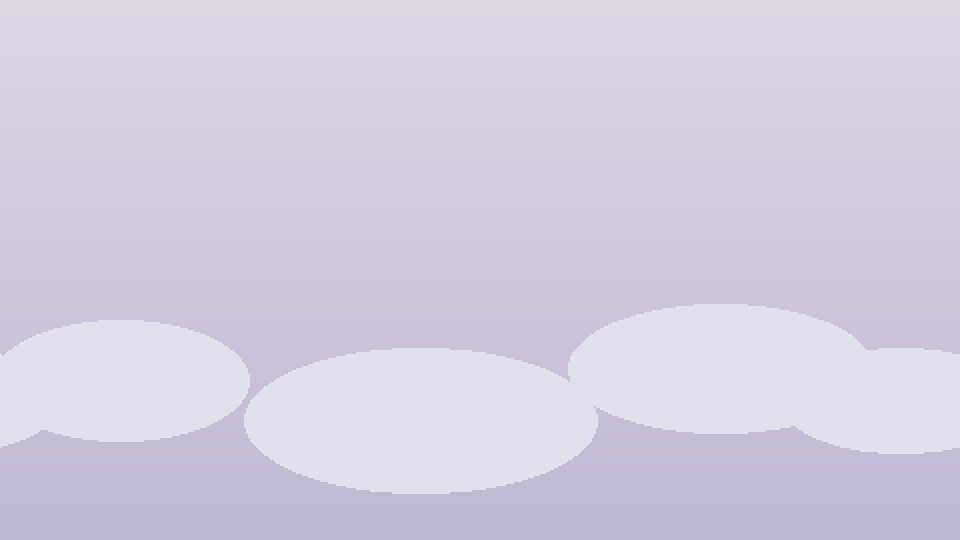
#> input picture assets/bg_sky.png, 960 x 540 px, given in place of Floor Tiles1.png, which was not available
$ python pack_gandalf.py ../assets/bg_sky.png ../assets/bg_trees_far.png
#> lines starting #> are read from the running program, lines starting #| are printed output that depends on the picture; pictures that were not available may be replaced by others from this repository, and a replacement may not be noted
#> in tiles, returned value is the input picture: PIL image 960x540 RGBA; mean R, G, B, A 209.7, 203.7, 222.5, 241.4
#> in build_parallax, `img = Image.new("RGBA", (w, h), (0, 0, 0, 0))`: img: PIL image 1024x346 RGBA; every value is 0
#!/usr/bin/env python3
"""Builds the outdoor chapters' terrain and parallax from the GandalfHardcore
FREE Platformer Assets pack, and cuts its decor sheets into the props the game
places to make the world look lived in.

The pack ships three seasons of everything, which lines up with the game:
    autumn -> chapter 1, The Autumn Wood
    winter -> chapter 4, The Frozen Peak

Usage:
    python3 tools/pack_gandalf.py "<path to the GandalfHardcore folder>"
"""

import os
import sys

from PIL import Image

OUT = os.path.join(os.path.dirname(__file__), "..", "assets")

GAME_W, GAME_H = 960, 540
GROUND_Y = 412        # must match src/levels.js
GROUND_TILE = 64      # one ground sprite on screen
TILE = 32             # the pack's tile grid

BG_SCALE = 1.6        # lands the pack's treeline just above the ground line

# Rows 0-5 of Floor Tiles1 are the green set, 6-11 autumn, 12-17 winter.
SEASON_ROW = {"green": 0, "autumn": 6, "winter": 12}

# Which parallax layers the game's three are made of, back to front. Layer 5 is
# the sky, 4 the far mountains, 3 and 2 the mid treeline, 1 the near pines.
BG_GROUPS = {"sky": [5, 4], "far": [3, 2], "near": [1]}


def save(img, name):
    img.save(os.path.join(OUT, name))
    print(f"wrote {name} {img.size}")


# ------------------------------------------------------------------ parallax
def bg_layer(src, season_dir, n):
#> called with src = '../assets/bg_sky.png', season_dir = 'Autumn BG', n = 5
    path = os.path.join(src, "GandalfHardcore Background layers", season_dir,
                        f"GandalfHardcore Background layers_layer {n}.png")
    return Image.open(path).convert("RGBA")
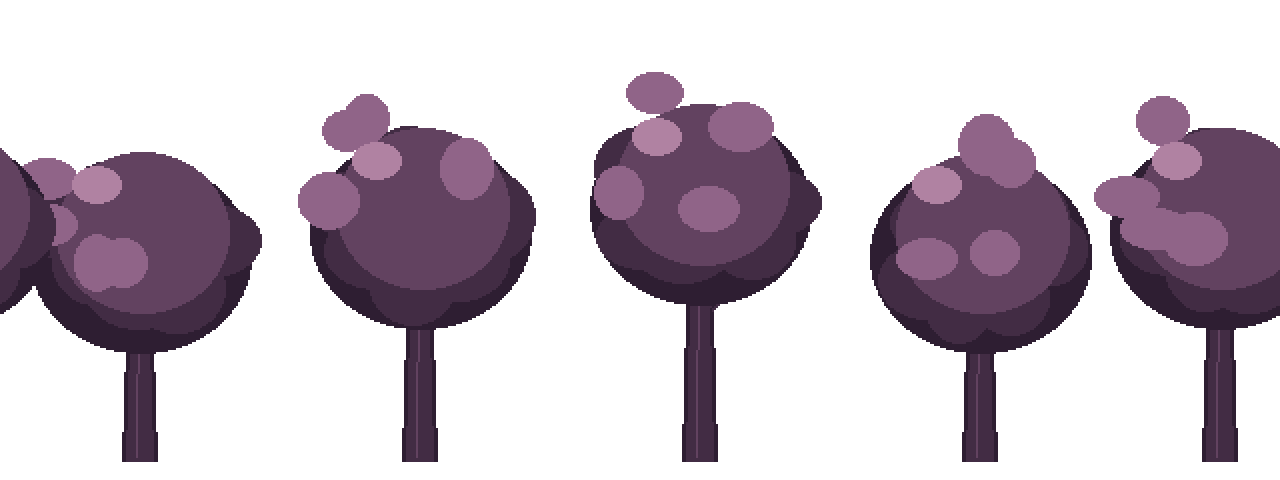
#> input picture assets/bg_trees_far.png, 1280 x 480 px, given in place of GandalfHardcore Background layers_layer 5.png, which was not available
#> returned value is the input picture: PIL image 1280x480 RGBA; mean R, G, B, A 31.8, 21.7, 31.2, 85.8


def castle(src, season_dir):
    for name in ("Background Castle Autumn.png", "Background Castle  Winter.png",
                 "Background Castle .png"):
        path = os.path.join(src, "GandalfHardcore Background layers", season_dir, name)
        if os.path.exists(path):
            return Image.open(path).convert("RGBA")
    return None


def build_parallax(src, season_dir, theme):
    """Flatten the pack's five layers into the game's sky / far / near."""
    w, h = 1024, 346
    out_w, out_h = round(w * BG_SCALE), round(h * BG_SCALE)
    for group, layers in BG_GROUPS.items():
        img = Image.new("RGBA", (w, h), (0, 0, 0, 0))
        for n in sorted(layers, reverse=True):     # 5 is furthest back
            img.alpha_composite(bg_layer(src, season_dir, n))
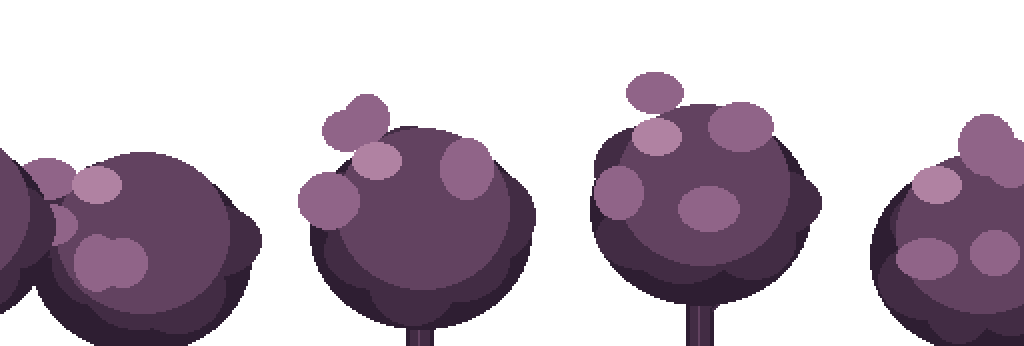
#> img: PIL image 1024x346 RGBA; mean R, G, B, A 40.4, 27.6, 39.5, 105.3; transparent parts drawn white
            if n == 5:
                # The castle sits between the sky and the far mountains.
                keep = castle(src, season_dir)
                if keep:
                    img.alpha_composite(keep)
        img = img.resize((out_w, out_h), Image.NEAREST)
#> img: PIL image 1638x554 RGBA
        # Bottom-align: the game hangs far/near off the bottom of the screen.
        img = img.crop((0, out_h - GAME_H, out_w, out_h))
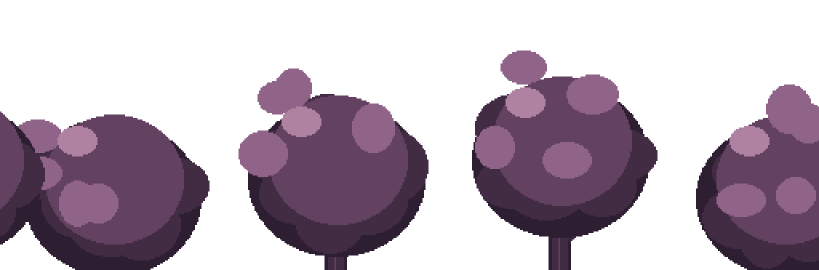
#> img: PIL image 1638x540 RGBA (shown at 1/2 size); mean R, G, B, A 41.4, 28.3, 40.5, 108.1; transparent parts drawn white
        if group == "sky":
            # The sky never scrolls and must be opaque - it is the backdrop.
            img = img.crop((0, 0, GAME_W, GAME_H))
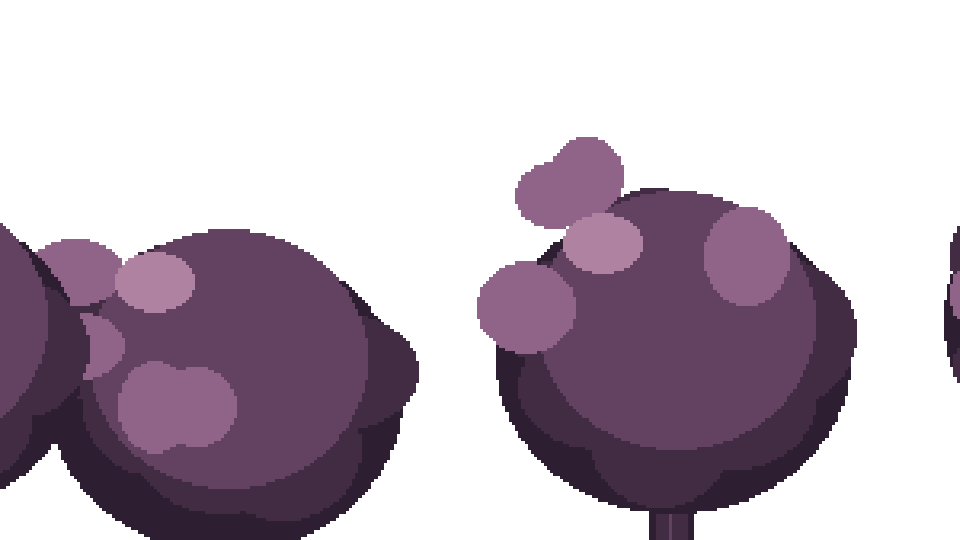
#> img: PIL image 960x540 RGBA; mean R, G, B, A 38, 25.9, 37.3, 101.6; transparent parts drawn white
            flat = Image.new("RGBA", img.size, (222, 200, 150, 255))
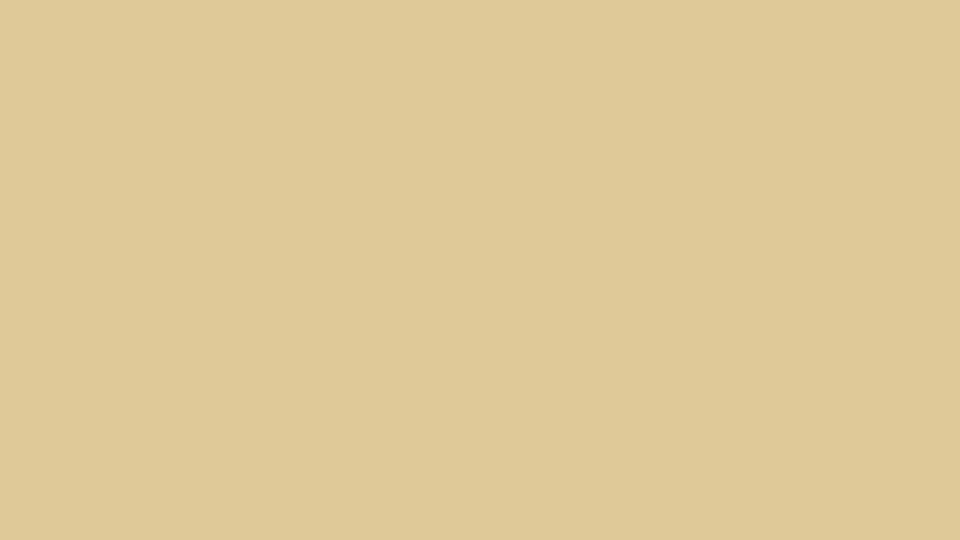
#> flat: PIL image 960x540 RGBA; mean R, G, B, A 222, 200, 150, 255
            flat.alpha_composite(img)
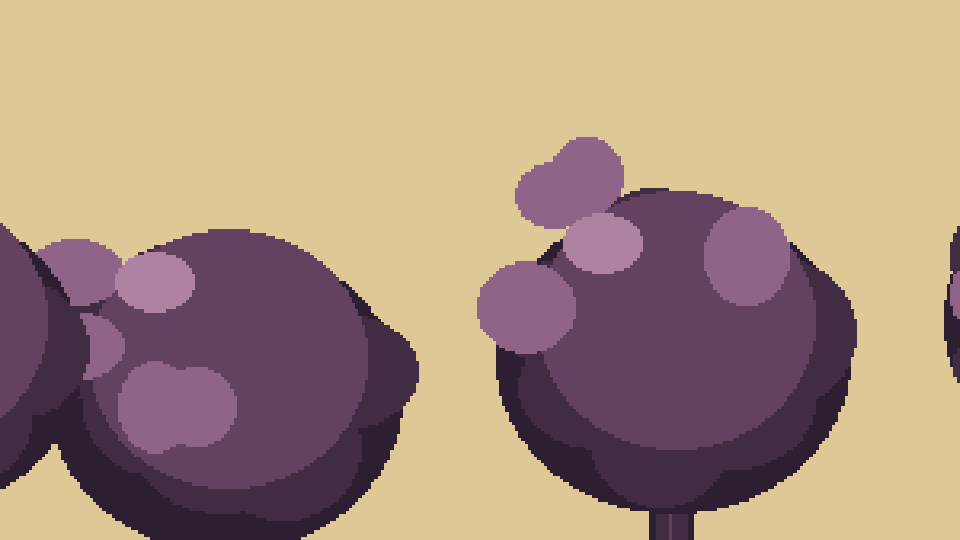
#> flat: PIL image 960x540 RGBA; mean R, G, B, A 171.5, 146.2, 127.5, 255
            img = flat.convert("RGB")
#> img: PIL image 960x540 RGB
        save(img, f"{group}_{theme}.png")
#| wrote sky_valley.png (960, 540)


# ------------------------------------------------------------------- terrain
def tiles(src):
    return Image.open(os.path.join(src, "Floor Tiles1.png")).convert("RGBA")


def at(sheet, col, row, season):
    y = (SEASON_ROW[season] + row) * TILE
    return sheet.crop((col * TILE, y, col * TILE + TILE, y + TILE))


# [41 lines left out: functions pair, build_terrain, build_platform, not called in this run]


# ---------------------------------------------------------------- the world
# Boxes into Decor.png (32px grid). Each is cropped generously and then
# trimmed to its own alpha, so a prop can be placed by its real footprint.
DECOR = {
    "prop_crate":      (0, 0, 32, 32),
    "prop_crates":     (32, 0, 64, 64),
    "prop_barrel":     (64, 0, 96, 32),
    "prop_barrels":    (96, 0, 128, 32),
    "prop_stool":      (128, 0, 160, 32),
    "prop_pot":        (160, 0, 192, 32),
    "prop_chopblock":  (192, 0, 224, 64),
    "prop_apples":     (320, 0, 352, 32),
    "prop_bottles":    (384, 0, 416, 32),
    "prop_stall":      (256, 32, 320, 68),
    "prop_trestle":    (256, 68, 320, 96),
    "prop_tent":       (0, 32, 96, 102),
    "prop_tent_worn":  (96, 32, 192, 102),
    "prop_firewood":   (192, 64, 256, 96),
    "prop_basket":     (320, 64, 352, 96),
    "prop_cookfire":   (0, 96, 64, 128),
    "prop_grave_a":    (192, 96, 224, 128),
    "prop_grave_b":    (256, 96, 288, 128),
    "prop_cross":      (288, 96, 320, 128),
    "prop_mourner":    (320, 96, 352, 128),
    "prop_pumpkin":    (352, 96, 384, 128),
    "prop_reeds":      (288, 160, 352, 192),
    "prop_scarecrow":  (288, 192, 320, 256),
    "prop_wall":       (352, 128, 416, 192),
    "prop_washline":   (0, 320, 160, 384),
    "prop_statue":     (384, 288, 416, 320),
    "prop_leafpile":   (160, 320, 256, 352),
    "prop_snowpile":   (256, 320, 352, 352),
    "prop_rocks":      (0, 288, 96, 320),
    "prop_rocks_autumn": (192, 288, 288, 320),
    "prop_rocks_snow": (288, 288, 352, 320),
    "prop_bush_green":   (0, 416, 128, 448),
    "prop_bush_autumn":  (0, 448, 128, 480),
    "prop_bush_snow":    (0, 480, 128, 512),
}

# Whole-file props, and the bands to cut out of Pine Trees.png.
TREES = {
    "tree_autumn": "Tree3.png",
    "tree_snow": "Tree4.png",
    "birch_autumn": "Birch2.png",
    "birch_snow": "Birch3.png",
    "willow": "Weeping Willow1.png",
}
PINE_BANDS = {
    "pine_green": (1, 94),
    "pine_autumn": (225, 318),
    "pine_gold": (321, 414),
    "pine_snow": (449, 542),
    "trunk_bare": (194, 222),
}


# [4 lines left out: function trimmed, not called in this run]


# These boxes hold several loose items side by side; each becomes its own
# sprite so a level can scatter them instead of stamping the same clump.
SPLIT = {"prop_bush_green", "prop_bush_autumn", "prop_bush_snow",
         "prop_rocks", "prop_rocks_autumn", "prop_rocks_snow"}


# [15 lines left out: function split_band, not called in this run]


# Season recolours, as a rotation of the green clump's own hue and value.
SEASON_SHIFT = {
    # (hue target, saturation scale, value scale) in HSV terms
    "autumn": (28 / 360, 0.95, 1.12),
    "snow": (205 / 360, 0.16, 1.45),
}


# [51 lines left out: functions reseason, build_props, not called in this run]


# Sheets that already sit on a clean grid go straight through - Phaser reads a
# grid row-major, so they need no rearranging.
PASSTHROUGH = {
    "campfire.png": "Animated Sprites/Campfire sheet.png",      # 40 x 32x32
    "portal.png": "Animated Sprites/GandalfHardcore Portal sheet.png",  # 10 x 64x64
    "sky_sun.png": "sun.png",
}
# One row of Torch.png is one torch burning; row 1 is the wall bracket, row 2
# the standing torch.
TORCH_ROWS = {"torch_wall": 1, "torch": 2}
# Only what the game actually places. The pack has two more single birds and
# more cloud sizes; emitting them just put unreferenced art in the payload.
SKY_BITS = {
    "bird_a": "birds1.png", "bird_b": "birds2.png",
    "cloud_a": "cloud2.png", "cloud_b": "cloud3.png",
    "cloud_c": "cloud4.png", "cloud_d": "cloud5.png",
}


# [10 lines left out: function build_animated, not called in this run]


# Which chapter gets which season. Chapter 2's backdrop comes from the
# BACKGROUND_FOREST pack instead (see pack_forest.py), so it only takes tiles.
CHAPTERS = [
    ("valley", "Autumn BG", "autumn"),
    ("snow", "Winter BG", "winter"),
    ("night", None, "green"),
]


# The HP bar pack: a frame with two holes and a ring, plus the three fills
# that sit behind it. The offsets are where each fill lines up inside it.
HUD_PARTS = {
    "hud_frame": ("Hp bar.png", None),
    "hud_orb": ("red bar.png", (1, 4)),
    "hud_bar_armour": ("yellow bar.png", (66, 47)),
    "hud_bar_time": ("Blue bar.png", (64, 55)),
}


def build_hud(hp_src):
    for name, (fn, _) in HUD_PARTS.items():
        save(Image.open(os.path.join(hp_src, fn)).convert("RGBA"), f"{name}.png")


def main(src):
    sheet = tiles(src)
    for theme, bg_dir, season in CHAPTERS:
        if bg_dir:
            build_parallax(src, bg_dir, theme)
        build_terrain(sheet, season, theme)
        build_platform(sheet, season, theme)
    build_props(src)
    build_animated(src)


if __name__ == "__main__":
    if len(sys.argv) < 2:
        sys.exit('usage: pack_gandalf.py "<GandalfHardcore assets folder>" '
                 '["<GandalfHardcore Hp bar folder>"]')
#> (the run stopped early here; a loop or call above may not have finished)
